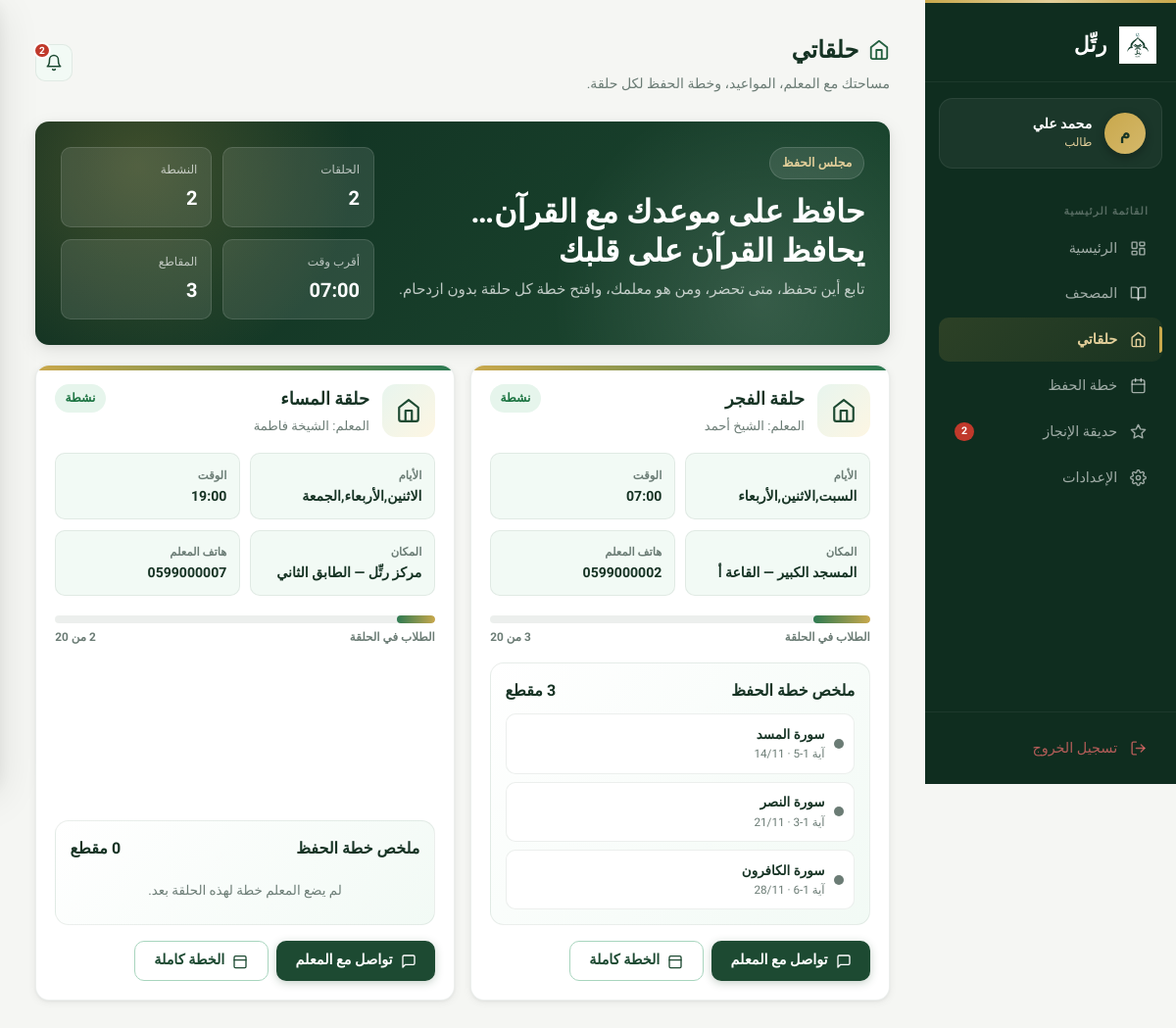
Screenshot of /student/halaqat.php (signed in) with the database file from the repository.
### tables this page shows
CREATE TABLE `users` (
    `id`         INT           NOT NULL AUTO_INCREMENT,
    `name`       VARCHAR(100)  NOT NULL,
    `email`      VARCHAR(150)  NOT NULL,
    `password`   VARCHAR(255)  NOT NULL,
    `role`       ENUM('admin','teacher','student') NOT NULL,
    `avatar`     VARCHAR(255)  DEFAULT NULL,
    `phone`      VARCHAR(20)   DEFAULT NULL,
    `created_at` TIMESTAMP     NOT NULL DEFAULT CURRENT_TIMESTAMP,
    PRIMARY KEY (`id`),
    UNIQUE KEY `uk_email` (`email`),
    INDEX `idx_role` (`role`)
);

CREATE TABLE `halaqat` (
    `id`            INT           NOT NULL AUTO_INCREMENT,
    `name`          VARCHAR(100)  NOT NULL,
    `teacher_id`    INT           DEFAULT NULL,
    `schedule_days` VARCHAR(200)  DEFAULT NULL,
    `schedule_time` TIME          DEFAULT NULL,
    `location`      VARCHAR(200)  DEFAULT NULL,
    `max_students`  INT           NOT NULL DEFAULT 20,
    `status`        ENUM('active','inactive') NOT NULL DEFAULT 'active',
    `created_at`    TIMESTAMP     NOT NULL DEFAULT CURRENT_TIMESTAMP,
    PRIMARY KEY (`id`),
    INDEX `idx_teacher` (`teacher_id`),
    INDEX `idx_status`  (`status`)
);

CREATE TABLE `memorization_plan` (
    `id`           INT          NOT NULL AUTO_INCREMENT,
    `student_id`   INT          NOT NULL,
    `halqa_id`     INT          DEFAULT NULL,
    `surah_number` INT          NOT NULL,
    `surah_name`   VARCHAR(100) NOT NULL DEFAULT '',
    `ayah_from`    INT          NOT NULL,
    `ayah_to`      INT          NOT NULL,
    `target_date`  DATE         DEFAULT NULL,
    `status`       ENUM('pending','in_progress','completed') NOT NULL DEFAULT 'pending',
    `created_at`   TIMESTAMP    NOT NULL DEFAULT CURRENT_TIMESTAMP,
    PRIMARY KEY (`id`),
    INDEX `idx_mp_student` (`student_id`),
    INDEX `idx_mp_status`  (`status`)
);

### config/db.php (called while the page is built, shortened)
<?php
function getCurrentUser(PDO $pdo): ?array {
    $stmt = $pdo->prepare("SELECT id,name,email,role,avatar,phone,created_at FROM users WHERE id=?");
    $stmt->execute([$_SESSION['user_id']]);
    return $stmt->fetch() ?: null;
}
function getUnreadCount(PDO $pdo): int {
    $stmt = $pdo->prepare("SELECT COUNT(*) FROM notifications WHERE user_id=? AND is_read=0");
    $stmt->execute([$_SESSION['user_id']]);
    return (int)$stmt->fetchColumn();
}

### student/halaqat.php (the view, shortened to what this page needs)
<?php
require_once __DIR__ . '/../config/db.php';
$user = getCurrentUser($pdo);
$notifs = getUnreadCount($pdo);
$sid = (int)$_SESSION['user_id'];
require_once __DIR__ . '/student_shared.php';
$stmt = $pdo->prepare("
    SELECT h.*, u.name AS teacher_name, u.phone AS teacher_phone,
           (
               SELECT COUNT(*)
               FROM halqa_students hs2
               WHERE hs2.halqa_id = h.id
           ) AS student_count
    FROM halaqat h
    JOIN halqa_students hs ON h.id = hs.halqa_id AND hs.student_id = ?
    LEFT JOIN users u ON h.teacher_id = u.id
    ORDER BY h.schedule_time
");
$stmt->execute([$sid]);
$halaqat = $stmt->fetchAll();
$stmt = $pdo->prepare("SELECT * FROM memorization_plan WHERE student_id=? ORDER BY target_date ASC");
$stmt->execute([$sid]);
$plans = $stmt->fetchAll();
$plansByHalaqa = [];
foreach ($plans as $p) {
    $plansByHalaqa[$p['halqa_id']][] = $p;
}
$activeCount = count(array_filter($halaqat, fn($h) => $h['status'] === 'active'));
$nextSession = null;
foreach ($halaqat as $h) {
    if (!empty($h['schedule_time'])) {
        $nextSession = $h;
        break;
    }
}
student_page_start('حلقاتي');
student_sidebar($user, 'halaqat', $notifs);
?>
<main class="pw">
  <header class="ph anim">
    <div class="ph-left">
      <h1>
        <svg viewBox="0 0 24 24"><path d="M3 9l9-7 9 7v11a2 2 0 0 1-2 2H5a2 2 0 0 1-2-2z"/><polyline points="9 22 9 12 15 12 15 22"/></svg>
        حلقاتي
      </h1>
      <p>مساحتك مع المعلم، المواعيد، وخطة الحفظ لكل حلقة.</p>
    </div>
    <button class="notif-btn" onclick="openNotif()" aria-label="الإشعارات">
      <svg viewBox="0 0 24 24"><path d="M18 8A6 6 0 0 0 6 8c0 7-3 9-3 9h18s-3-2-3-9"/><path d="M13.73 21a2 2 0 0 1-3.46 0"/></svg>
      <?php if($notifs>0): ?><span class="notif-dot"><?= $notifs ?></span><?php endif; ?>
    </button>
  </header>
  <section class="halaqat-hero anim">
    <div>
      <span class="hero-badge">مجلس الحفظ</span>
      <h2>حافظ على موعدك مع القرآن… يحافظ القرآن على قلبك</h2>
      <p>تابع أين تحفظ، متى تحضر، ومن هو معلمك، وافتح خطة كل حلقة بدون ازدحام.</p>
    </div>
    <div class="hero-mini-grid">
      <div class="hero-mini"><span>الحلقات</span><strong><?= count($halaqat) ?></strong></div>
      <div class="hero-mini"><span>النشطة</span><strong><?= $activeCount ?></strong></div>
      <div class="hero-mini"><span>أقرب وقت</span><strong><?= $nextSession && $nextSession['schedule_time'] ? substr($nextSession['schedule_time'],0,5) : '-' ?></strong></div>
      <div class="hero-mini"><span>المقاطع</span><strong><?= count($plans) ?></strong></div>
    </div>
  </section>
  <?php if(empty($halaqat)): ?>
    <div class="empty-state anim">
      <div class="empty-icon">
        <svg viewBox="0 0 24 24" width="34" height="34" fill="none" stroke="currentColor" stroke-width="2"><path d="M3 9l9-7 9 7v11a2 2 0 0 1-2 2H5a2 2 0 0 1-2-2z"/></svg>
      </div>
      <h3 style="color:var(--olive-800);margin-bottom:.35rem">لم تنضم لأي حلقة بعد</h3>
      <p style="color:var(--muted);font-size:.9rem">تواصل مع الإدارة ليتم تسجيلك في حلقة قرآنية مناسبة.</p>
    </div>
  <?php else: ?>
    <section class="halaqa-grid">
      <?php foreach($halaqat as $idx => $h):
        $capacityPct = $h['max_students'] > 0 ? min(100, round($h['student_count'] / $h['max_students'] * 100)) : 0;
        $plansForHalqa = $plansByHalaqa[$h['id']] ?? [];
      ?>
        <article class="halaqa-card anim anim-d<?= min(5, $idx + 1) ?>">
          <div class="halaqa-top">
            <div class="halaqa-title">
              <div class="halaqa-icon">
                <svg viewBox="0 0 24 24"><path d="M3 9l9-7 9 7v11a2 2 0 0 1-2 2H5a2 2 0 0 1-2-2z"/><path d="M9 22V12h6v10"/></svg>
              </div>
              <div>
                <h3><?= htmlspecialchars($h['name']) ?></h3>
                <p>المعلم: <?= htmlspecialchars($h['teacher_name'] ?? 'غير محدد') ?></p>
              </div>
            </div>
            <span class="status-dot <?= $h['status']==='active' ? 'active' : 'inactive' ?>"><?= $h['status']==='active' ? 'نشطة' : 'معلقة' ?></span>
          </div>
          <div class="info-mosaic">
            <div class="info-tile"><span>الأيام</span><strong><?= htmlspecialchars($h['schedule_days'] ?? '-') ?></strong></div>
            <div class="info-tile"><span>الوقت</span><strong><?= $h['schedule_time'] ? substr($h['schedule_time'],0,5) : '-' ?></strong></div>
            <div class="info-tile"><span>المكان</span><strong><?= htmlspecialchars($h['location'] ?? '-') ?></strong></div>
            <div class="info-tile"><span>هاتف المعلم</span><strong><?= htmlspecialchars($h['teacher_phone'] ?? '-') ?></strong></div>
          </div>
          <div class="capacity">
            <div class="capacity-line"><div style="width:<?= $capacityPct ?>%"></div></div>
            <small><span>الطلاب في الحلقة</span><span><?= (int)$h['student_count'] ?> من <?= (int)$h['max_students'] ?></span></small>
          </div>
          <div class="mini-plan">
            <div class="mini-plan-head">
              <span>ملخص خطة الحفظ</span>
              <span><?= count($plansForHalqa) ?> مقطع</span>
            </div>
            <?php if(empty($plansForHalqa)): ?>
              <p style="color:var(--muted);font-size:.84rem;text-align:center;padding:.55rem 0">لم يضع المعلم خطة لهذه الحلقة بعد.</p>
            <?php else: foreach(array_slice($plansForHalqa, 0, 3) as $p): ?>
              <div class="plan-chip">
                <span class="plan-state <?= htmlspecialchars($p['status']) ?>"></span>
                <div>
                  <strong>سورة <?= htmlspecialchars($p['surah_name']) ?></strong>
                  <span>آية <?= (int)$p['ayah_from'] ?>-<?= (int)$p['ayah_to'] ?><?= $p['target_date'] ? ' · '.date('d/m', strtotime($p['target_date'])) : '' ?></span>
                </div>
              </div>
            <?php endforeach; endif; ?>
          </div>
          <div class="halaqa-actions">
            <?php if($h['teacher_id']): ?>
              <button class="btn btn-primary" onclick="openMsgModal(<?= (int)$h['teacher_id'] ?>,'<?= htmlspecialchars($h['teacher_name'] ?? '', ENT_QUOTES) ?>')">
                <svg viewBox="0 0 24 24"><path d="M21 15a2 2 0 0 1-2 2H7l-4 4V5a2 2 0 0 1 2-2h14a2 2 0 0 1 2 2z"/></svg>
                تواصل مع المعلم
              </button>
            <?php endif; ?>
            <a class="btn btn-secondary" href="/rattil/student/schedule.php">
              <svg viewBox="0 0 24 24"><rect x="3" y="4" width="18" height="18" rx="2"/><line x1="3" y1="10" x2="21" y2="10"/></svg>
              الخطة كاملة
            </a>
          </div>
        </article>
      <?php endforeach; ?>
    </section>
  <?php endif; ?>
</main>
</body>
</html>

### student/student_shared.php (shortened to what this page needs)
<?php
function student_sidebar(array $user, string $active = 'dashboard', int $unread = 0): void {
    $init  = mb_substr($user['name'], 0, 1, 'UTF-8');
    $links = [
        'dashboard'    => ['/rattil/student/dashboard.php',    'الرئيسية',    '<rect x="3" y="3" width="7" height="9" rx="1"/><rect x="14" y="3" width="7" height="5" rx="1"/><rect x="14" y="12" width="7" height="9" rx="1"/><rect x="3" y="16" width="7" height="5" rx="1"/>'],
        'quran'        => ['/rattil/student/quran.php',         'المصحف',      '<path d="M2 3h6a4 4 0 0 1 4 4v14a3 3 0 0 0-3-3H2z"/><path d="M22 3h-6a4 4 0 0 0-4 4v14a3 3 0 0 1 3-3h7z"/>'],
        'halaqat'      => ['/rattil/student/halaqat.php',       'حلقاتي',      '<path d="M3 9l9-7 9 7v11a2 2 0 0 1-2 2H5a2 2 0 0 1-2-2z"/><polyline points="9 22 9 12 15 12 15 22"/>'],
        'schedule'     => ['/rattil/student/schedule.php',      'خطة الحفظ',   '<rect x="3" y="4" width="18" height="18" rx="2" ry="2"/><line x1="16" y1="2" x2="16" y2="6"/><line x1="8" y1="2" x2="8" y2="6"/><line x1="3" y1="10" x2="21" y2="10"/>'],
        'achievements' => ['/rattil/student/achievements.php',  'حديقة الإنجاز','<path d="M12 2l3.09 6.26L22 9.27l-5 4.87 1.18 6.88L12 17.77l-6.18 3.25L7 14.14 2 9.27l6.91-1.01L12 2z"/>'],
        'settings'     => ['/rattil/student/settings.php',      'الإعدادات',   '<circle cx="12" cy="12" r="3"/><path d="M19.4 15a1.65 1.65 0 0 0 .33 1.82l.06.06a2 2 0 0 1-2.83 2.83l-.06-.06a1.65 1.65 0 0 0-1.82-.33 1.65 1.65 0 0 0-1 1.51V21a2 2 0 0 1-4 0v-.09A1.65 1.65 0 0 0 9 19.4a1.65 1.65 0 0 0-1.82.33l-.06.06a2 2 0 0 1-2.83-2.83l.06-.06A1.65 1.65 0 0 0 4.68 15a1.65 1.65 0 0 0-1.51-1H3a2 2 0 0 1 0-4h.09A1.65 1.65 0 0 0 4.6 9a1.65 1.65 0 0 0-.33-1.82l-.06-.06a2 2 0 0 1 2.83-2.83l.06.06A1.65 1.65 0 0 0 9 4.68a1.65 1.65 0 0 0 1-1.51V3a2 2 0 0 1 4 0v.09a1.65 1.65 0 0 0 1 1.51 1.65 1.65 0 0 0 1.82-.33l.06-.06a2 2 0 0 1 2.83 2.83l-.06.06A1.65 1.65 0 0 0 19.4 9a1.65 1.65 0 0 0 1.51 1H21a2 2 0 0 1 0 4h-.09a1.65 1.65 0 0 0-1.51 1z"/>'],
    ];
?>
<aside class="rs" id="rs">
  <a href="/rattil/student/dashboard.php" class="rs-logo">
    <img src="/rattil/assets/images/logo.png" alt="رتِّل" onerror="this.style.display='none'">
    <span class="rs-logo-text">رتِّل</span>
  </a>
  <div class="rs-user">
    <div class="rs-av"><?= $init ?></div>
    <div>
      <div class="rs-user-name"><?= htmlspecialchars($user['name']) ?></div>
      <div class="rs-user-role">طالب</div>
    </div>
  </div>
  <nav class="rs-nav" role="navigation" aria-label="قائمة الطالب">
    <div class="rs-section">القائمة الرئيسية</div>
    <?php foreach ($links as $key => [$href, $label, $icon]): ?>
    <a href="<?= $href ?>" class="rs-link <?= $active === $key ? 'active' : '' ?>" <?= $active === $key ? 'aria-current="page"' : '' ?>>
      <svg viewBox="0 0 24 24" xmlns="http://www.w3.org/2000/svg"><?= $icon ?></svg>
      <span><?= $label ?></span>
      <?php if ($key === 'achievements' && $unread > 0): ?>
      <span class="rs-badge"><?= $unread ?></span>
      <?php endif; ?>
    </a>
    <?php endforeach; ?>
  </nav>
  <div class="rs-foot">
    <a href="/rattil/logout.php" class="rs-link">
      <svg viewBox="0 0 24 24" xmlns="http://www.w3.org/2000/svg"><path d="M9 21H5a2 2 0 0 1-2-2V5a2 2 0 0 1 2-2h4"/><polyline points="16 17 21 12 16 7"/><line x1="21" y1="12" x2="9" y2="12"/></svg>
      <span>تسجيل الخروج</span>
    </a>
  </div>
</aside>
<?php }
function student_page_start(string $title): void { ?>
<!DOCTYPE html>
<html lang="ar" dir="rtl">
<head>
</head>
<body>
<?php }

### rows the page displays
users: name "م", name "محمد علي"
halaqat: schedule_time "07:00", name "حلقة الفجر", teacher.name "الشيخ أحمد", status "نشطة", schedule_days "السبت,الاثنين,الأربعاء", location "المسجد الكبير — القاعة أ", teacher.phone "0599000002", $capacityPct 15 (drawn), student_count "3", max_students "20", id "3"
memorization_plan: surah_name "المسد", ayah_from "1", target_date "14/11"
memorization_plan: surah_name "النصر", ayah_from "1", target_date "21/11"
memorization_plan: surah_name "الكافرون", ayah_from "1", target_date "28/11"
halaqat: name "حلقة المساء", teacher.name "الشيخة فاطمة", status "نشطة", schedule_days "الاثنين,الأربعاء,الجمعة", schedule_time "19:00", location "مركز رتِّل — الطابق الثاني", teacher.phone "0599000007", $capacityPct 10 (drawn), student_count "2", max_students "20", id "0", shows "لم يضع المعلم خطة لهذه الحلقة بعد."

### other values shown
$label "الرئيسية"
$label "المصحف"
$label "حلقاتي"
$label "خطة الحفظ"
$label "حديقة الإنجاز"
$unread "2"
$label "الإعدادات"
$notifs "2"
count($halaqat) "2"
$activeCount "2"
count($plans) "3"
